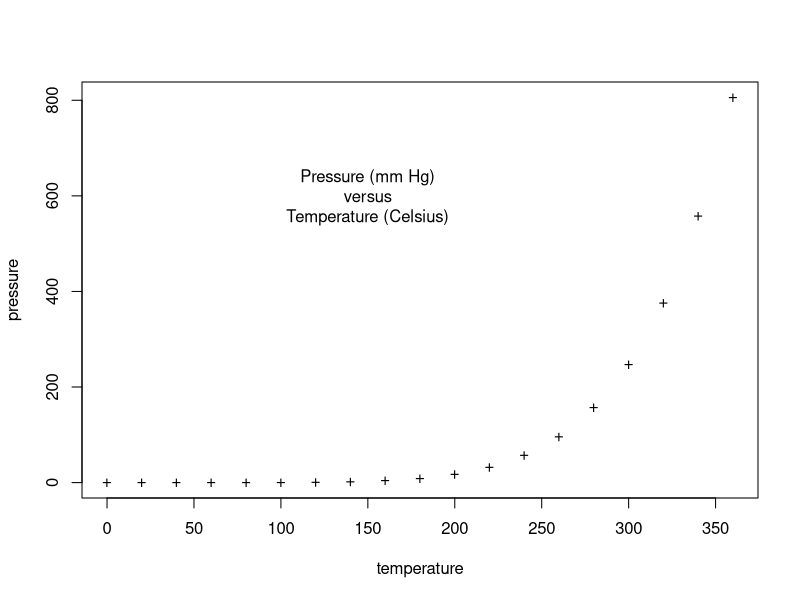
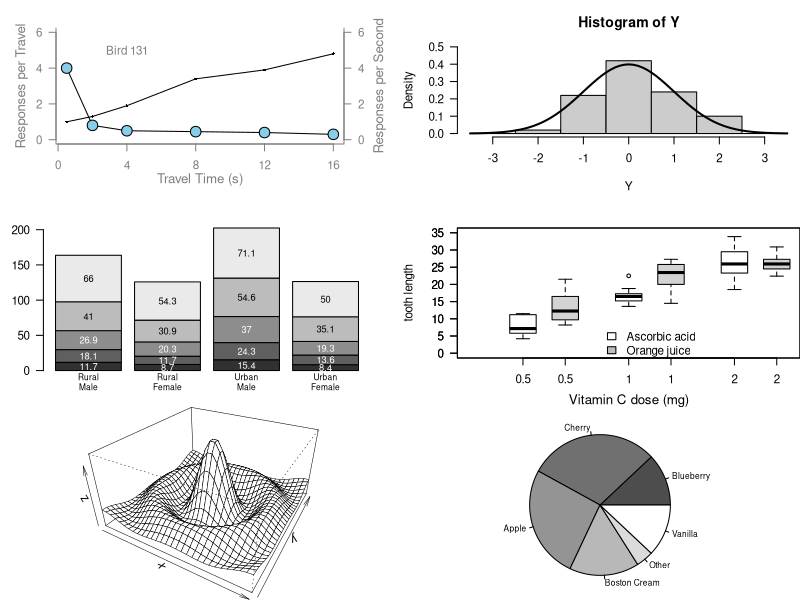
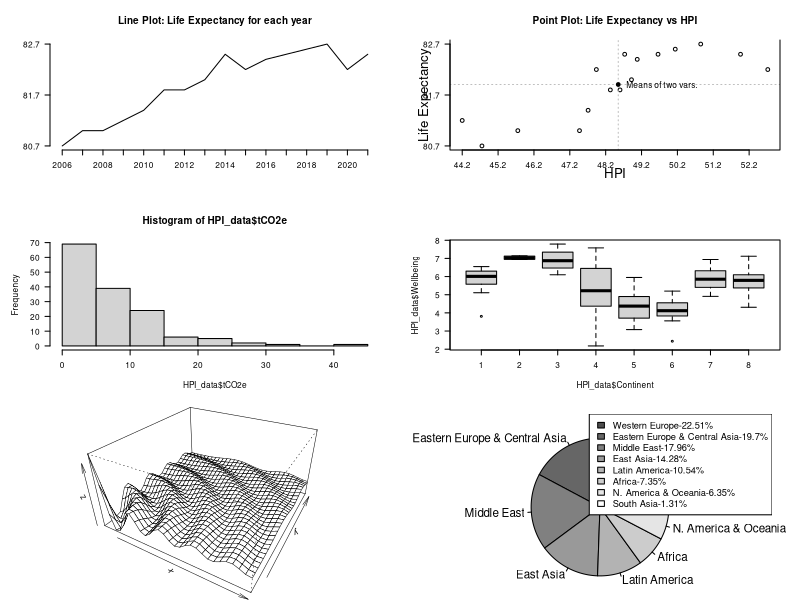

These charts were generated, in order, by the following R code:
## ---- chunk 1
### Paul Murrell's R examples (selected)

## Start plotting from basics 
# Note the order
plot(pressure, pch="+")  # Can you change pch? A: pch="+"
text(150, 600, 
     "Pressure (mm Hg)\nversus\nTemperature (Celsius)")

#  Examples of standard high-level plots 
#  In each case, extra output is also added using low-level 
#  plotting functions.
# 

# Setting the parameter (3 rows by 2 cols)
par(mfrow=c(3, 2))

# Scatterplot
# Note the incremental additions

x <- c(0.5, 2, 4, 8, 12, 16)
y1 <- c(1, 1.3, 1.9, 3.4, 3.9, 4.8)
y2 <- c(4, .8, .5, .45, .4, .3)

# Setting label orientation, margins c(bottom, left, top, right) & text size
par(las=1, mar=c(4, 4, 2, 4), cex=.7) 
plot.new()
plot.window(range(x), c(0, 6))
lines(x, y1)
lines(x, y2)
points(x, y1, pch=16, cex=0.5) # Try different cex value?  cex=0.5
points(x, y2, pch=21, bg="skyblue", cex=2)  # Different background color
par(col="gray50", fg="gray50", col.axis="gray50")
axis(1, at=seq(0, 16, 4)) # What is the first number standing for? X-axis
axis(2, at=seq(0, 6, 2))
axis(4, at=seq(0, 6, 2))
box(bty="u")
mtext("Travel Time (s)", side=1, line=2, cex=0.8)
mtext("Responses per Travel", side=2, line=2, las=0, cex=0.8)
mtext("Responses per Second", side=4, line=2, las=0, cex=0.8)
text(4, 5, "Bird 131")
par(mar=c(5.1, 4.1, 4.1, 2.1), col="black", fg="black", col.axis="black")

# Histogram
# Random data
Y <- rnorm(50)
# Make sure no Y exceed [-3.5, 3.5]
Y[Y < -3.5 | Y > 3.5] <- NA # Selection/set range
x <- seq(-3.5, 3.5, .1)
dn <- dnorm(x)
par(mar=c(4.5, 4.1, 3.1, 0))
hist(Y, breaks=seq(-3.5, 3.5), ylim=c(0, 0.5), 
     col="gray80", freq=FALSE)
lines(x, dnorm(x), lwd=2)
par(mar=c(5.1, 4.1, 4.1, 2.1))

# Barplot
par(mar=c(2, 3.1, 2, 2.1)) 
midpts <- barplot(VADeaths, 
                  col=gray(0.1 + seq(1, 9, 2)/11), 
                  names=rep("", 4))
mtext(sub(" ", "\n", colnames(VADeaths)),
      at=midpts, side=1, line=0.5, cex=0.5)
text(rep(midpts, each=5), apply(VADeaths, 2, cumsum) - VADeaths/2,
     VADeaths, 
     col=rep(c("white", "black"), times=3:2), 
     cex=0.8)
par(mar=c(5.1, 4.1, 4.1, 2.1))  

# Boxplot
par(mar=c(3, 4.1, 2, 0))
boxplot(len ~ dose, data = ToothGrowth,
        boxwex = 0.25, at = 1:3 - 0.2,
        subset= supp == "VC", col="white",
        xlab="",
        ylab="tooth length", ylim=c(0,35))
mtext("Vitamin C dose (mg)", side=1, line=2.5, cex=0.8)
boxplot(len ~ dose, data = ToothGrowth, add = TRUE,
        boxwex = 0.25, at = 1:3 + 0.2,
        
        subset= supp == "OJ")
legend(1.5, 9, c("Ascorbic acid", "Orange juice"), 
       fill = c("white", "gray"), 
       bty="n")
par(mar=c(5.1, 4.1, 4.1, 2.1))

# Persp
x <- seq(-10, 10, length= 30)
y <- x
f <- function(x,y) { r <- sqrt(x^2+y^2); 10 * sin(r)/r }
z <- outer(x, y, f)
z[is.na(z)] <- 1
# 0.5 to include z axis label
par(mar=c(0, 0.5, 0, 0), lwd=0.5)
persp(x, y, z, theta = 30, phi = 30, 
      expand = 0.5)
par(mar=c(5.1, 4.1, 4.1, 2.1), lwd=1)

# Piechart
par(mar=c(0, 2, 1, 2), xpd=FALSE, cex=0.5)
pie.sales <- c(0.12, 0.3, 0.26, 0.16, 0.04, 0.12)
names(pie.sales) <- c("Blueberry", "Cherry",
                      "Apple", "Boston Cream", "Other", "Vanilla")
pie(pie.sales, col = gray(seq(0.3,1.0,length=6))) 

# Exercise: Can you generate these charts individually?  Try these functions 
# using another dataset. Be sure to work on the layout and margins


## ---- chunk 2
# Creating a data frame for life expectancy data
life_expectancy_data <- data.frame(
  Year = c(2006, 2007, 2008, 2009, 2010, 2011, 2012, 2013, 2014, 2015, 2016, 2017, 2018, 2019, 2020, 2021),
  Life_Expectancy_Years = c(80.7, 81.0, 81.0, 81.2, 81.4, 81.8, 81.8, 82.0, 82.5, 82.2, 82.4, 82.5, 82.6, 82.7, 82.2, 82.5),
  HPI_data = c(44.75, 45.75, 47.47, 44.20, 47.71, 48.60, 48.33, 48.92, 48.73, 47.94, 49.08, 49.66, 50.14, 50.85, 52.72, 51.96)
)

HPI_data <- structure(list(ISO = c("VUT", "SWE", "SLV", "CRI", "NIC", "DNK", 
"ESP", "PAN", "FRA", "CHL", "PRT", "MDA", "HND", "NLD", "NOR", 
"GTM", "FIN", "ITA", "GBR", "ROU", "PHL", "ISR", "GRC", "SVN", 
"HRV", "THA", "TJK", "IRL", "DZA", "DOM", "PER", "CZE", "ALB", 
"BRA", "DEU", "VNM", "AUT", "MAR", "ECU", "JAM", "ARG", "NZL", 
"MEX", "UZB", "ARM", "HUN", "COL", "CHE", "JPN", "BTN", "CHN", 
"MKD", "KGZ", "TWN", "LTU", "SVK", "LKA", "ISL", "POL", "IDN", 
"MUS", "URY", "BHR", "BIH", "SEN", "AUS", "MLT", "BGD", "MYS", 
"LVA", "LBY", "BEL", "BLR", "TUN", "EST", "KOR", "BGR", "NPL", 
"CAN", "GEO", "CYP", "UKR", "KHM", "MNE", "COG", "SRB", "GAB", 
"AZE", "ETH", "PRY", "TUR", "PAK", "IRQ", "CMR", "MOZ", "GHA", 
"JOR", "VEN", "MRT", "CIV", "EGY", "USA", "BOL", "MMR", "GIN", 
"UGA", "KEN", "NER", "SGP", "LAO", "MDG", "KAZ", "ZAF", "SAU", 
"IRN", "BEN", "BFA", "TZA", "LBR", "RWA", "IND", "RUS", "HTI", 
"MWI", "YEM", "ARE", "TGO", "HKG", "TKM", "COD", "TTO", "LUX", 
"SLE", "KWT", "MLI", "NAM", "NGA", "MNG", "ZWE", "LBN", "ZMB", 
"QAT", "TCD", "AFG", "LSO", "BWA", "CAF"), LifeExp = c(70.4, 
83, 70.7, 77, 73.8, 81.4, 83, 76.2, 82.5, 78.9, 81, 68.8, 70.1, 
81.7, 83.2, 69.2, 82, 82.9, 80.7, 74.2, 69.3, 82.3, 80.1, 80.7, 
77.6, 78.7, 71.6, 82, 76.4, 72.6, 72.4, 77.7, 76.5, 72.8, 80.6, 
73.6, 81.6, 74, 73.7, 70.5, 75.4, 82.5, 70.2, 70.9, 72, 74.5, 
72.8, 84, 84.8, 71.8, 78.2, 73.8, 70, 81, 73.7, 74.9, 76.4, 82.7, 
76.5, 67.6, 73.6, 75.4, 78.8, 75.3, 67.1, 84.5, 83.8, 72.4, 74.9, 
73.6, 71.9, 81.9, 72.4, 73.8, 77.1, 83.7, 71.8, 68.5, 82.7, 71.7, 
81.2, 71.6, 69.6, 76.3, 63.5, 74.2, 65.8, 69.4, 65, 70.3, 76, 
66.1, 70.4, 60.3, 59.3, 63.8, 74.3, 70.6, 64.4, 58.6, 70.2, 77.2, 
63.6, 65.7, 58.9, 62.7, 61.4, 61.6, 82.8, 68.1, 64.5, 69.4, 62.3, 
76.9, 73.9, 59.8, 59.3, 66.2, 60.7, 66.1, 67.2, 69.4, 63.2, 62.9, 
63.8, 78.7, 61.6, 85.5, 69.3, 59.2, 73, 82.6, 60.1, 78.7, 58.9, 
59.3, 52.7, 71, 59.3, 75, 61.2, 79.3, 52.5, 62, 53.1, 61.1, 53.9
), Wellbeing = c(7.12, 7.44, 6.43, 6.41, 6.1, 7.7, 6.47, 6.55, 
6.66, 6.44, 6.18, 5.96, 6.11, 7.31, 7.36, 6.3, 7.79, 6.47, 6.87, 
6.55, 5.97, 7.58, 6.1, 6.76, 6.29, 5.64, 5.29, 6.83, 5.22, 6.03, 
5.69, 6.94, 5.26, 6.01, 6.75, 5.54, 7.08, 5.33, 5.43, 5.81, 5.91, 
7.14, 5.99, 6.19, 5.3, 6.23, 5.29, 7.33, 6.09, 5.2, 5.86, 5.53, 
5.56, 6.25, 6.86, 6.42, 4.1, 7.56, 5.98, 5.43, 5.95, 6.5, 6.5, 
5.75, 4.9, 7.11, 6.44, 4.12, 6.01, 6.35, 5.5, 6.88, 5.6, 4.5, 
6.55, 6.11, 5.42, 4.62, 6.94, 4.91, 6.27, 5.31, 4.56, 5.39, 4.92, 
6.25, 5.08, 5.2, 4.1, 5.58, 4.37, 4.49, 5.09, 4.96, 5.18, 4.38, 
3.91, 5.11, 4.5, 5.06, 4.03, 6.96, 5.57, 4.31, 4.94, 4.22, 4.46, 
4.37, 6.59, 4.93, 3.89, 6.26, 5.6, 6.45, 4.79, 4.49, 4.64, 3.68, 
4.05, 3.4, 3.56, 5.45, 3.81, 3.64, 3.64, 6.73, 4.04, 5.32, 5.45, 
3.8, 6.2, 7.06, 3.71, 6.17, 4.11, 4.49, 4.48, 5.72, 3.15, 2.18, 
3.08, 6.5, 4.4, 2.44, 3.7, 3.5, 3.1), tCO2e = c(2.62, 8.7, 2.03, 
4.37, 2.61, 10.04, 7.12, 5.24, 7.91, 6.2, 6.36, 1.29, 2.19, 10.11, 
11.02, 2.47, 12.19, 8.49, 8.94, 5.42, 2.08, 12.25, 6.89, 9.26, 
6.58, 5.05, 1.48, 10.21, 3.11, 4.13, 3.19, 9.23, 3.67, 4.59, 
10.44, 3.79, 12.15, 3.38, 3.82, 3.78, 6.39, 13.91, 4.69, 5.69, 
3.43, 7.46, 3.74, 15.7, 11.66, 3.29, 8.38, 5.49, 4.09, 11.43, 
10.27, 9.34, 2.18, 17.82, 8.89, 3.19, 7.65, 10.51, 12.14, 7.85, 
1.47, 17.7, 14.82, 1.22, 8.97, 9.58, 5.89, 15.84, 6.59, 3.33, 
12.59, 14.39, 6.34, 2.09, 17.87, 4.59, 14.96, 6.45, 2.8, 9.59, 
1.84, 12.28, 3.87, 6.1, 0.2, 8.27, 6.27, 2.23, 6.79, 1.3, 1.6, 
1.13, 4.11, 7.37, 2.08, 1.23, 3.14, 19.59, 5.88, 2.46, 1.7, 1.08, 
1.36, 1.11, 23.24, 6.98, 1.08, 14.22, 7.08, 20.16, 10.5, 1.55, 
1.87, 1.61, 0.48, 0.7, 2.1, 12.09, 1.33, 0.69, 1.38, 26.78, 2.16, 
23.5, 14.23, 0.57, 21.81, 34.91, 0.89, 28.84, 3.76, 6.22, 1.55, 
24.67, 0.82, 4.91, 2.23, 42.2, 3.88, 1.14, 3.04, 10.28, 1.83), 
    Continent = c(8L, 3L, 1L, 1L, 1L, 3L, 3L, 1L, 3L, 1L, 3L, 
    7L, 1L, 3L, 3L, 1L, 3L, 3L, 3L, 7L, 8L, 4L, 3L, 7L, 7L, 8L, 
    7L, 3L, 4L, 1L, 1L, 7L, 7L, 1L, 3L, 8L, 3L, 4L, 1L, 1L, 1L, 
    2L, 1L, 7L, 7L, 7L, 1L, 3L, 8L, 6L, 8L, 7L, 7L, 8L, 7L, 7L, 
    6L, 3L, 7L, 8L, 5L, 1L, 4L, 7L, 5L, 2L, 3L, 6L, 8L, 7L, 4L, 
    3L, 7L, 4L, 7L, 8L, 7L, 6L, 2L, 7L, 3L, 7L, 8L, 7L, 5L, 7L, 
    5L, 7L, 5L, 1L, 4L, 6L, 4L, 5L, 5L, 5L, 4L, 1L, 5L, 5L, 4L, 
    2L, 1L, 8L, 5L, 5L, 5L, 5L, 8L, 8L, 5L, 7L, 5L, 4L, 4L, 5L, 
    5L, 5L, 5L, 5L, 6L, 7L, 1L, 5L, 4L, 4L, 5L, 8L, 7L, 5L, 1L, 
    3L, 5L, 4L, 5L, 5L, 5L, 8L, 5L, 4L, 5L, 4L, 5L, 6L, 5L, 5L, 
    5L)), class = "data.frame", row.names = c(NA, -147L))
HPI_data$Continent<-as.factor(HPI_data$Continent)

# Display the data frame
par(mar = c(5, 5, 4, 2))   # Set the canvas for a plot with the specified margin.
plot.new()
plot.window(range(life_expectancy_data$Year), c(min(life_expectancy_data$Life_Expectancy_Years), max(life_expectancy_data$Life_Expectancy_Years)))
lines(life_expectancy_data$Year, life_expectancy_data$Life_Expectancy_Years,type="l")
axis(1, at=seq(min(life_expectancy_data$Year),max(life_expectancy_data$Year),1))
axis(2, at=seq(min(life_expectancy_data$Life_Expectancy_Years),max(life_expectancy_data$Life_Expectancy_Years),1))
title("Line Plot: Life Expectancy for each year")

# Plot 2
par(mar = c(5, 5, 4, 2))   # Set the canvas for a plot with the specified margin.
plot.new()
plot.window(c(min(life_expectancy_data$HPI_data),max(life_expectancy_data$HPI_data)), c(min(life_expectancy_data$Life_Expectancy_Years), max(life_expectancy_data$Life_Expectancy_Years)))
points(life_expectancy_data$HPI_data, life_expectancy_data$Life_Expectancy_Years)
abline(v=mean(life_expectancy_data$HPI_data),h=mean(life_expectancy_data$Life_Expectancy_Years),lty=3,col="grey")
axis(1, at=seq(min(life_expectancy_data$HPI_data),max(life_expectancy_data$HPI_data),1))
axis(2, at=seq(min(life_expectancy_data$Life_Expectancy_Years),max(life_expectancy_data$Life_Expectancy_Years),1))
mtext("HPI", side=1, line=2, cex=0.8)
mtext("Life Expectancy", side=2, line=2, las=0, cex=0.8)
box(bty="u")
text(mean(life_expectancy_data$HPI_data)*1.025, mean(life_expectancy_data$Life_Expectancy_Years), "Means of two vars.")
points(mean(life_expectancy_data$HPI_data), mean(life_expectancy_data$Life_Expectancy_Years), pch=19,cex=1)
title("Point Plot: Life Expectancy vs HPI")

# Plot 3 
hist(HPI_data$tCO2e)

# Plot 4
boxplot(HPI_data$Wellbeing~HPI_data$Continent)

# Plot 5
# Persp
# 0.5 to include z axis label

# Scale the sorted LifeExp and Wellbeing values
sorted_data <- HPI_data[order(HPI_data$Wellbeing), ]
x <- order(scale(sorted_data$Wellbeing)[1:30])
y <- x

# Create z values (you can use any variable here)
f <- function(x,y) { r <- sqrt(x^2+y^2); 10 * sin(r)/r }
z <- outer(x, y, f)

par(mar=c(0, 0.5, 0, 0), lwd=0.5)
persp(x, y, z, theta = 30, phi = 30, 
      expand = 0.5)
par(mar=c(5.1, 4.1, 4.1, 2.1), lwd=1)

# Plot 6

# Piechart
# Aggregate CO2 emissions by continent
cont_co2 <- aggregate(x = HPI_data$tCO2e, by = list(HPI_data$Continent), FUN = sum)[, 2]
# Names for each continent
continent_names <- c("Latin America", "N. America & Oceania", "Western Europe", "Middle East", "Africa", "South Asia", "Eastern Europe & Central Asia", "East Asia")

# Calculate percentage of each value
percentages <- round(cont_co2 / sum(cont_co2) * 100, 2)

# Combine names with percentages
labels <- paste(continent_names, "-", percentages, "%", sep="")

# Sort cont_co2 and labels in decreasing order
order_decreasing <- order(cont_co2, decreasing = TRUE)
cont_co2_sorted <- cont_co2[order_decreasing]
labels_sorted <- labels[order_decreasing]
continent_names_sorted <-continent_names[order_decreasing]
names(cont_co2_sorted)<-continent_names_sorted
# Create the pie chart
par(mar = c(0, 2, 1, 2), xpd = FALSE, cex = 0.7)
pie(cont_co2_sorted, col = gray(seq(0.3, 1.0, length = 8))) 

# Add the legend
legend("topright", legend = labels_sorted, fill = gray(seq(0.3, 1.0, length = 8)), cex = 0.8)

